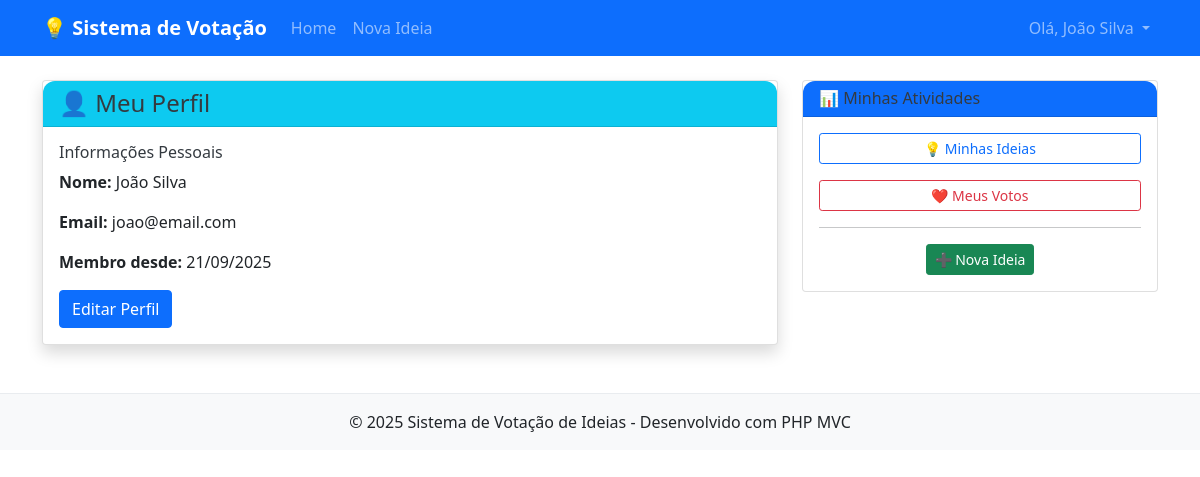
/index.php?controller=usuario&action=perfil (signed in), run on the app's committed database.
### tables this page shows
CREATE TABLE usuarios (
    id INT AUTO_INCREMENT PRIMARY KEY,
    nome VARCHAR(100) NOT NULL,
    email VARCHAR(100) UNIQUE NOT NULL,
    senha VARCHAR(255) NOT NULL,
    data_criacao TIMESTAMP DEFAULT CURRENT_TIMESTAMP
);

### controllers/UsuarioController.php (called while the page is built, shortened)
<?php
class UsuarioController {
    private $usuarioService;
    public function __construct() {
        $this->usuarioService = new UsuarioService();
    }
    public function perfil() {
        $usuario_logado = $this->usuarioService->obterUsuarioLogado();
        $usuario = $this->usuarioService->buscarPorId($usuario_logado['id']);
        include '../views/usuarios/perfil.php';
    }
}
?>

### models/UsuarioDAO.php (called while the page is built, shortened)
<?php
class UsuarioDAO {
    private $conn;
    public function __construct() {
        $database = new Database();
        $this->conn = $database->getConnection();
    }
    public function buscarPorId($id) {
        $query = "SELECT * FROM usuarios WHERE id = :id";
        $stmt = $this->conn->prepare($query);
        $stmt->bindParam(':id', $id);
        $stmt->execute();
        return $stmt->fetch(PDO::FETCH_ASSOC);
    }
}
?>

### config/Database.php (called while the page is built, shortened)
<?php
class Database {
    private $host = 'localhost';
    private $db_name = 'sistema_votacao';
    private $username = 'root';
    private $password = '';
    public function getConnection() {
        $this->connection = null;
        try {
            $this->connection = new PDO(
                "mysql:host=" . $this->host . ";dbname=" . $this->db_name,
                $this->username,
                $this->password,
                array(PDO::MYSQL_ATTR_INIT_COMMAND => "SET NAMES utf8")
            );
            $this->connection->setAttribute(PDO::ATTR_ERRMODE, PDO::ERRMODE_EXCEPTION);
        } catch(PDOException $exception) {
            echo "Erro na conexão: " . $exception->getMessage();
        }
        return $this->connection;
    }
}
?>

### services/UsuarioService.php (called while the page is built, shortened)
<?php
class UsuarioService {
    private $usuarioDAO;
    public function __construct() {
        $this->usuarioDAO = new UsuarioDAO();
    }
    public function obterUsuarioLogado() {
        if (isset($_SESSION['usuario_id'])) {
            return [
                'id' => $_SESSION['usuario_id'],
                'nome' => $_SESSION['usuario_nome'],
                'email' => $_SESSION['usuario_email']
            ];
        }
        return null;
    }
    public function buscarPorId($id) {
        return $this->usuarioDAO->buscarPorId($id);
    }
}
?>

### views/usuarios/perfil.php (the view, shortened to what this page needs)
<div class="row">
    <div class="col-md-8">
        <div class="card shadow">
            <div class="card-header bg-info text-white">
                <h4 class="mb-0">👤 Meu Perfil</h4>
            </div>
            <div class="card-body">
                <div class="row">
                    <div class="col-md-6">
                        <h6>Informações Pessoais</h6>
                        <p><strong>Nome:</strong> <?php echo htmlspecialchars($usuario['nome']); ?></p>
                        <p><strong>Email:</strong> <?php echo htmlspecialchars($usuario['email']); ?></p>
                        <p><strong>Membro desde:</strong> <?php echo date('d/m/Y', strtotime($usuario['data_criacao'])); ?></p>
                        <a href="index.php?controller=usuario&action=editar" class="btn btn-primary">
                            Editar Perfil
                        </a>
                    </div>
                </div>
            </div>
        </div>
    </div>
    <div class="col-md-4">
        <div class="card">
            <div class="card-header bg-primary text-white">
                <h6 class="mb-0">📊 Minhas Atividades</h6>
            </div>
            <div class="card-body">
                <div class="mb-3">
                    <a href="index.php?controller=usuario&action=minhasIdeias" class="btn btn-outline-primary btn-sm w-100">
                        💡 Minhas Ideias
                    </a>
                </div>
                <div class="mb-3">
                    <a href="index.php?controller=usuario&action=meusVotos" class="btn btn-outline-danger btn-sm w-100">
                        ❤️ Meus Votos
                    </a>
                </div>
                <hr>
                <div class="text-center">
                    <a href="index.php?controller=ideia&action=criar" class="btn btn-success btn-sm">
                        ➕ Nova Ideia
                    </a>
                </div>
            </div>
        </div>
    </div>
</div>
<?php
include '../views/layout.php';
?>

### public/css/style.css (style rules this page uses)
:root { --primary-color: #007bff; --success-color: #28a745; --danger-color: #dc3545; --warning-color: #ffc107; --info-color: #17a2b8; --light-color: #f8f9fa; --dark-color: #343a40; }
body { background-color: #f5f6fa; font-family: 'Inter', -apple-system, BlinkMacSystemFont, 'Segoe UI', Roboto, sans-serif; line-height: 1.6; }
.card { border: none; border-radius: 12px; transition: all 0.3s ease; overflow: hidden; }
.card-header { border: none; font-weight: 600; border-radius: 12px 12px 0 0 !important; }
.btn { border-radius: 8px; font-weight: 500; padding: 0.5rem 1.2rem; transition: all 0.3s ease; }
h1, h2, h3, h4, h5, h6 { color: var(--dark-color); font-weight: 600; }
.card { animation: fadeIn 0.6s ease forwards; }
.shadow { box-shadow: 0 4px 15px rgba(0, 0, 0, 0.1) !important; }

### data on the page
usuarios: nome "João Silva", email "joao@email.com", data_criacao "21/09/2025"

### other printed values
$_SESSION['usuario_nome'] "João Silva"
